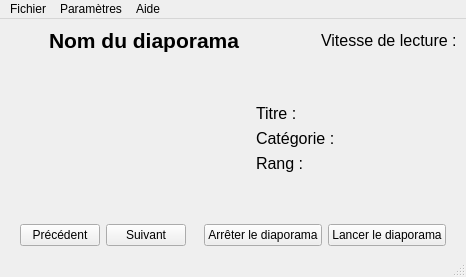
<?xml version="1.0" encoding="UTF-8"?>
<ui version="4.0">
 <class>LecteurVue</class>
 <widget class="QMainWindow" name="LecteurVue">
  <property name="geometry">
   <rect>
    <x>0</x>
    <y>0</y>
    <width>466</width>
    <height>277</height>
   </rect>
  </property>
  <property name="windowTitle">
   <string>LecteurVue</string>
  </property>
  <widget class="QWidget" name="centralwidget">
   <layout class="QVBoxLayout" name="verticalLayout">
    <item>
     <layout class="QHBoxLayout" name="horizontalLayout" stretch="0,3,1">
      <property name="spacing">
       <number>6</number>
      </property>
      <item>
       <spacer name="horizontalSpacer_2">
        <property name="orientation">
         <enum>Qt::Horizontal</enum>
        </property>
        <property name="sizeHint" stdset="0">
         <size>
          <width>40</width>
          <height>20</height>
         </size>
        </property>
       </spacer>
      </item>
      <item>
       <widget class="QLabel" name="lNomDiapo">
        <property name="font">
         <font>
          <family>Arial</family>
          <pointsize>16</pointsize>
          <bold>true</bold>
         </font>
        </property>
        <property name="text">
         <string>Nom du diaporama</string>
        </property>
       </widget>
      </item>
      <item>
       <widget class="QLabel" name="lVitesseLecture">
        <property name="font">
         <font>
          <pointsize>12</pointsize>
         </font>
        </property>
        <property name="text">
         <string>Vitesse de lecture :</string>
        </property>
       </widget>
      </item>
     </layout>
    </item>
    <item>
     <spacer name="verticalSpacer">
      <property name="orientation">
       <enum>Qt::Vertical</enum>
      </property>
      <property name="sizeHint" stdset="0">
       <size>
        <width>20</width>
        <height>40</height>
       </size>
      </property>
     </spacer>
    </item>
    <item>
     <layout class="QHBoxLayout" name="horizontalLayout_3" stretch="0,1,1">
      <item>
       <spacer name="horizontalSpacer_5">
        <property name="orientation">
         <enum>Qt::Horizontal</enum>
        </property>
        <property name="sizeHint" stdset="0">
         <size>
          <width>40</width>
          <height>20</height>
         </size>
        </property>
       </spacer>
      </item>
      <item>
       <widget class="QLabel" name="lImage">
        <property name="text">
         <string/>
        </property>
       </widget>
      </item>
      <item>
       <layout class="QGridLayout" name="gridLayout">
        <item row="0" column="0">
         <widget class="QLabel" name="lTitre">
          <property name="font">
           <font>
            <pointsize>12</pointsize>
           </font>
          </property>
          <property name="text">
           <string>Titre :</string>
          </property>
         </widget>
        </item>
        <item row="3" column="0">
         <widget class="QLabel" name="lRang">
          <property name="font">
           <font>
            <pointsize>12</pointsize>
           </font>
          </property>
          <property name="text">
           <string>Rang :</string>
          </property>
         </widget>
        </item>
        <item row="2" column="0">
         <widget class="QLabel" name="lCategorie">
          <property name="font">
           <font>
            <pointsize>12</pointsize>
           </font>
          </property>
          <property name="text">
           <string>Catégorie :</string>
          </property>
         </widget>
        </item>
        <item row="0" column="1">
         <widget class="QLabel" name="lTitreRep">
          <property name="text">
           <string/>
          </property>
         </widget>
        </item>
        <item row="2" column="1">
         <widget class="QLabel" name="lCategorieRep">
          <property name="text">
           <string/>
          </property>
         </widget>
        </item>
        <item row="3" column="1">
         <widget class="QLabel" name="lRangRep">
          <property name="text">
           <string/>
          </property>
         </widget>
        </item>
       </layout>
      </item>
     </layout>
    </item>
    <item>
     <spacer name="verticalSpacer_2">
      <property name="orientation">
       <enum>Qt::Vertical</enum>
      </property>
      <property name="sizeHint" stdset="0">
       <size>
        <width>20</width>
        <height>40</height>
       </size>
      </property>
     </spacer>
    </item>
    <item>
     <layout class="QHBoxLayout" name="horizontalLayout_2" stretch="0,1,1,0,1,1,1,0">
      <item>
       <spacer name="horizontalSpacer_3">
        <property name="orientation">
         <enum>Qt::Horizontal</enum>
        </property>
        <property name="sizeHint" stdset="0">
         <size>
          <width>40</width>
          <height>20</height>
         </size>
        </property>
       </spacer>
      </item>
      <item>
       <widget class="QPushButton" name="bPrecedent">
        <property name="text">
         <string>Précédent</string>
        </property>
       </widget>
      </item>
      <item>
       <widget class="QPushButton" name="bSuivant">
        <property name="text">
         <string>Suivant</string>
        </property>
       </widget>
      </item>
      <item>
       <spacer name="horizontalSpacer_6">
        <property name="orientation">
         <enum>Qt::Horizontal</enum>
        </property>
        <property name="sizeHint" stdset="0">
         <size>
          <width>40</width>
          <height>20</height>
         </size>
        </property>
       </spacer>
      </item>
      <item>
       <spacer name="horizontalSpacer">
        <property name="orientation">
         <enum>Qt::Horizontal</enum>
        </property>
        <property name="sizeHint" stdset="0">
         <size>
          <width>40</width>
          <height>20</height>
         </size>
        </property>
       </spacer>
      </item>
      <item>
       <widget class="QPushButton" name="bArreterDiapo">
        <property name="text">
         <string>Arrêter le diaporama</string>
        </property>
       </widget>
      </item>
      <item>
       <widget class="QPushButton" name="bLancerDiapo">
        <property name="text">
         <string>Lancer le diaporama</string>
        </property>
       </widget>
      </item>
      <item>
       <spacer name="horizontalSpacer_4">
        <property name="orientation">
         <enum>Qt::Horizontal</enum>
        </property>
        <property name="sizeHint" stdset="0">
         <size>
          <width>40</width>
          <height>20</height>
         </size>
        </property>
       </spacer>
      </item>
     </layout>
    </item>
   </layout>
  </widget>
  <widget class="QMenuBar" name="menubar">
   <property name="geometry">
    <rect>
     <x>0</x>
     <y>0</y>
     <width>466</width>
     <height>22</height>
    </rect>
   </property>
   <widget class="QMenu" name="menuFichier">
    <property name="title">
     <string>Fichier</string>
    </property>
    <addaction name="aQuitter"/>
   </widget>
   <widget class="QMenu" name="menuParam_tres">
    <property name="title">
     <string>Paramètres</string>
    </property>
    <addaction name="aChangerVitesse"/>
    <addaction name="aChargerDiapo"/>
    <addaction name="aEnleverDiapo"/>
   </widget>
   <widget class="QMenu" name="menuAide">
    <property name="title">
     <string>Aide</string>
    </property>
    <addaction name="aAPropos"/>
   </widget>
   <addaction name="menuFichier"/>
   <addaction name="menuParam_tres"/>
   <addaction name="menuAide"/>
  </widget>
  <widget class="QStatusBar" name="statusbar">
   <property name="enabled">
    <bool>true</bool>
   </property>
   <property name="font">
    <font>
     <bold>false</bold>
    </font>
   </property>
   <property name="autoFillBackground">
    <bool>false</bool>
   </property>
   <property name="sizeGripEnabled">
    <bool>true</bool>
   </property>
  </widget>
  <action name="aQuitter">
   <property name="text">
    <string>Quitter</string>
   </property>
  </action>
  <action name="aEnleverDiapo">
   <property name="text">
    <string>Enlever le diaporama</string>
   </property>
  </action>
  <action name="aChangerVitesse">
   <property name="text">
    <string>Vitesse de défilement</string>
   </property>
  </action>
  <action name="aAPropos">
   <property name="text">
    <string>A propos de...</string>
   </property>
  </action>
  <action name="aChargerDiapo">
   <property name="text">
    <string>Charger le diaporama</string>
   </property>
  </action>
 </widget>
 <resources/>
 <connections/>
</ui>
